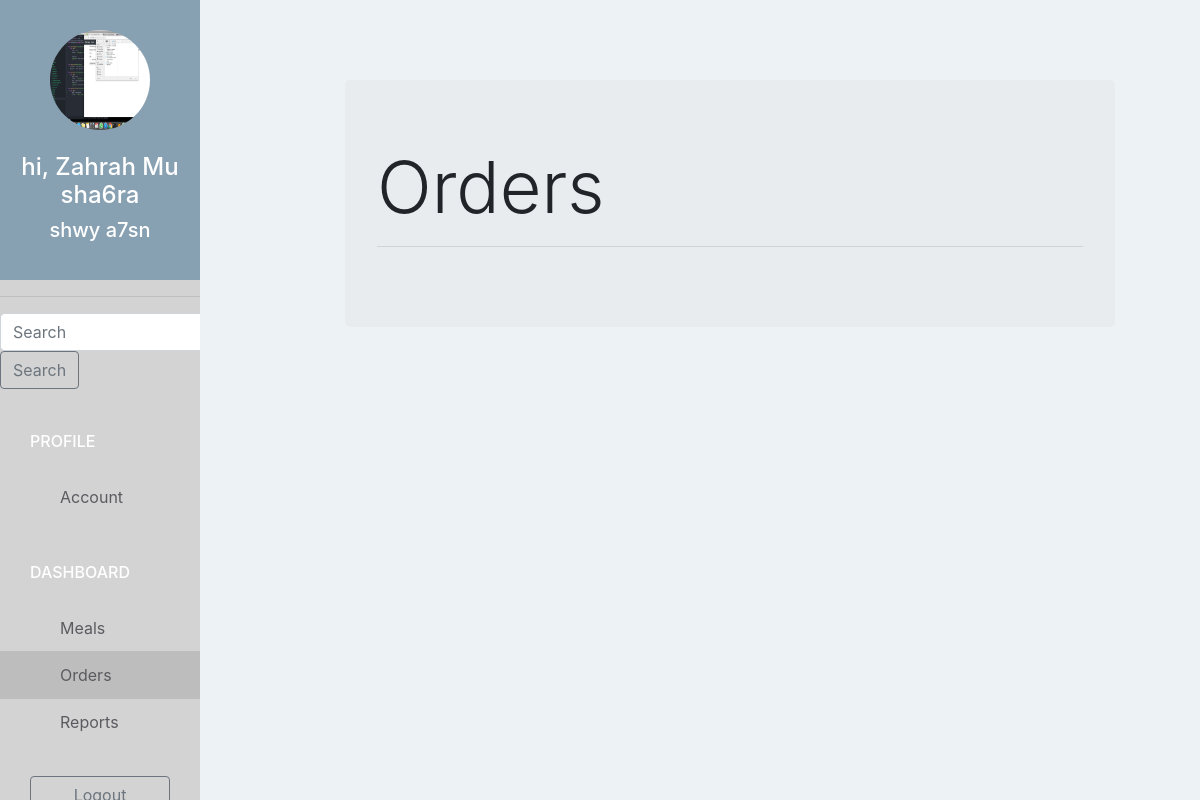
Before: /restaurant/order/ (signed in) with the older database file.
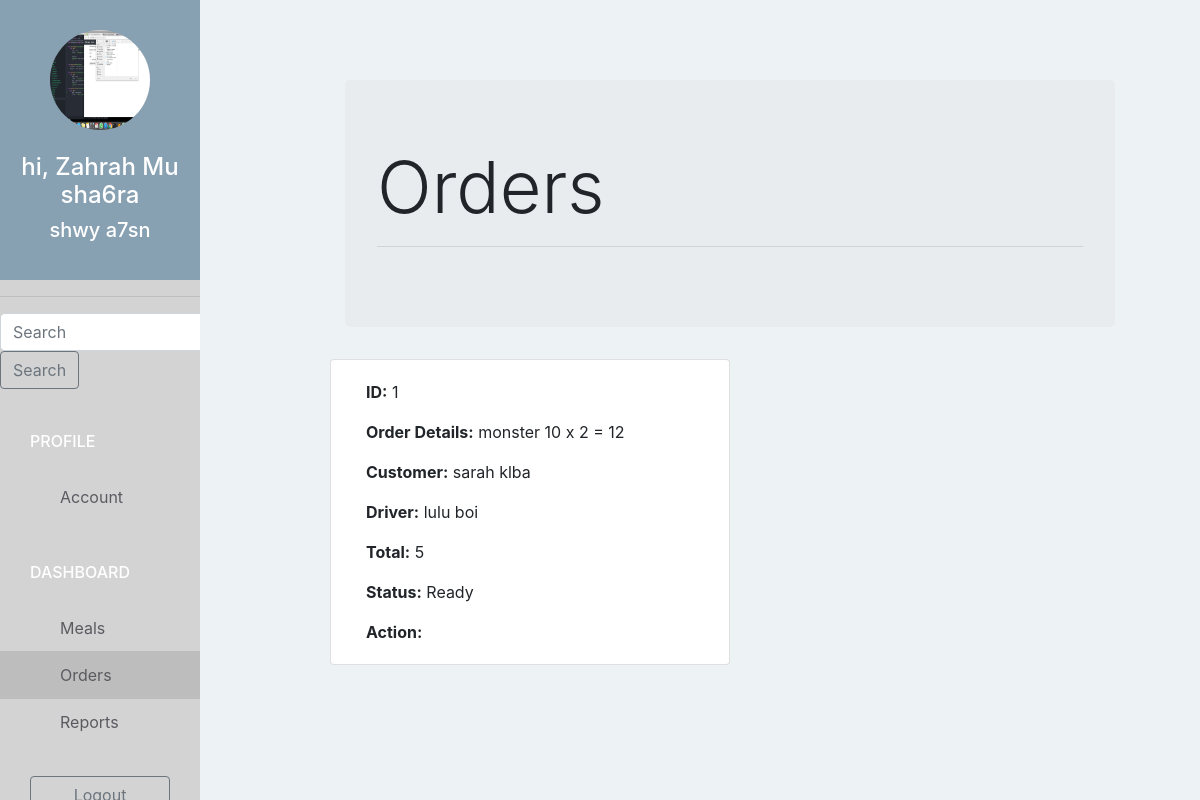
After: the same page with the newer database file.
### taxiapp/models.py (models this page shows, shortened)
class Order(models.Model):
    COOKING = 1
    READY = 2
    ONTHEWAY = 3
    DELIVERED = 4
    STATUS_CHOICES = (
        (COOKING, "Cooking"),
        (READY, "Ready"),
        (ONTHEWAY, "On the way"),
        (DELIVERED, "Delivered"),
    )
    customer = models.ForeignKey(Customer, on_delete=models.CASCADE,)
    restaurant = models.ForeignKey(Restaurant, on_delete=models.CASCADE,)
    driver = models.ForeignKey(Driver, on_delete=models.CASCADE, blank = True, null = True)
    address = models.CharField(max_length=500)
    total = models.IntegerField()
    status = models.IntegerField(choices = STATUS_CHOICES)
    created_at = models.DateTimeField(default = timezone.now)
    picked_at = models.DateTimeField(blank = True, null = True)

class OrderDetails(models.Model):
    order = models.ForeignKey(Order, on_delete=models.CASCADE, related_name='order_details')
    meal = models.ForeignKey(Meal, on_delete=models.CASCADE,)
    quantity = models.IntegerField()
    sub_total = models.IntegerField()

class Meal(models.Model):
    restaurant = models.ForeignKey(Restaurant, on_delete=models.CASCADE,)
    name = models.CharField(max_length=500)
    short_description = models.CharField(max_length=500)
    image = models.ImageField(upload_to='meal_images/', blank=False)
    price = models.IntegerField(default=0)

class Customer(models.Model):
    user = models.OneToOneField(User, on_delete=models.CASCADE, related_name='customer')
    avatar = models.CharField(max_length=500)
    phone = models.CharField(max_length=500, blank=True)
    address = models.CharField(max_length=500, blank=True)
    def __str__(self):
        return self.user.get_full_name()

class Driver(models.Model):
    user = models.OneToOneField(User, on_delete=models.CASCADE, related_name='driver')
    avatar = models.CharField(max_length=500)
    phone = models.CharField(max_length=500, blank=True)
    address = models.CharField(max_length=500, blank=True)
    location = models.CharField(max_length=500, blank=True)
    def __str__(self):
        return self.user.get_full_name()

### taxiapp/views.py (the view)
# urls.py: path('restaurant/order/', views.restaurant_order, name="restaurant_order"),
@login_required(login_url='/restaurant/login/')
def restaurant_order(request):
    if request.method == "POST":
        order = Order.objects.get(id = request.POST['id'], restaurant= request.user.restaurant)
        if order.status == Order.COOKING:
            order.status = Order.READY
            order.save()
    orders = Order.objects.filter(restaurant = request.user.restaurant).order_by("-id")
    return render(request, 'order.html', {"orders": orders,})

### taxiapp/templates/order.html (shortened to what this page needs)
{% extends "restaurant.html" %}
{% block content %}
<div class="container-fluid" style="width: 50rem;">
<div class="col-lg-offset-2 col-lg-14">
    <div class="jumbotron">
		<h1 class="display-3">Orders</h1>
    <hr/>
   	</div>
    <div>
      <div class="row">
        {% for order in orders %}
        <div class=" card col-xs-12 col-md-6" style="width: 40rem;">
          <div class= card-body>
            <p class="card-text"><strong>ID:</strong> {{order.id}}</p>
            <p class="card-text">
              {% for od in order.order_details.all %}
              <strong>Order Details:</strong> {{ od.meal.name }}  {{ od.meal.price}} x {{ od.quantity }} = {{ od.sub_total }}
              {% endfor %}
            </p>
            <p class="card-text"><strong>Customer:</strong> {{order.customer}}</p>
            <p class="card-text"><strong>Driver:</strong> {{order.driver}}</p>
            <p class="card-text"><strong>Total:</strong> {{order.total}}</p>
            <p class="card-text"><strong>Status:</strong> {{order.get_status_display}}</p>
            <p class="card-text"><strong>Action:</strong>
            </p>
          </div>
        </div>
        {% endfor %}
      </div>
    </div>
</div>
</div>
{% endblock content %}

Changed rows visible on the page:
added Order: id "1", customer "sarah klba", driver "lulu boi", total "5", status "Ready"
added OrderDetails: meal.name "monster", meal.price "10", quantity "2", sub_total "12"
